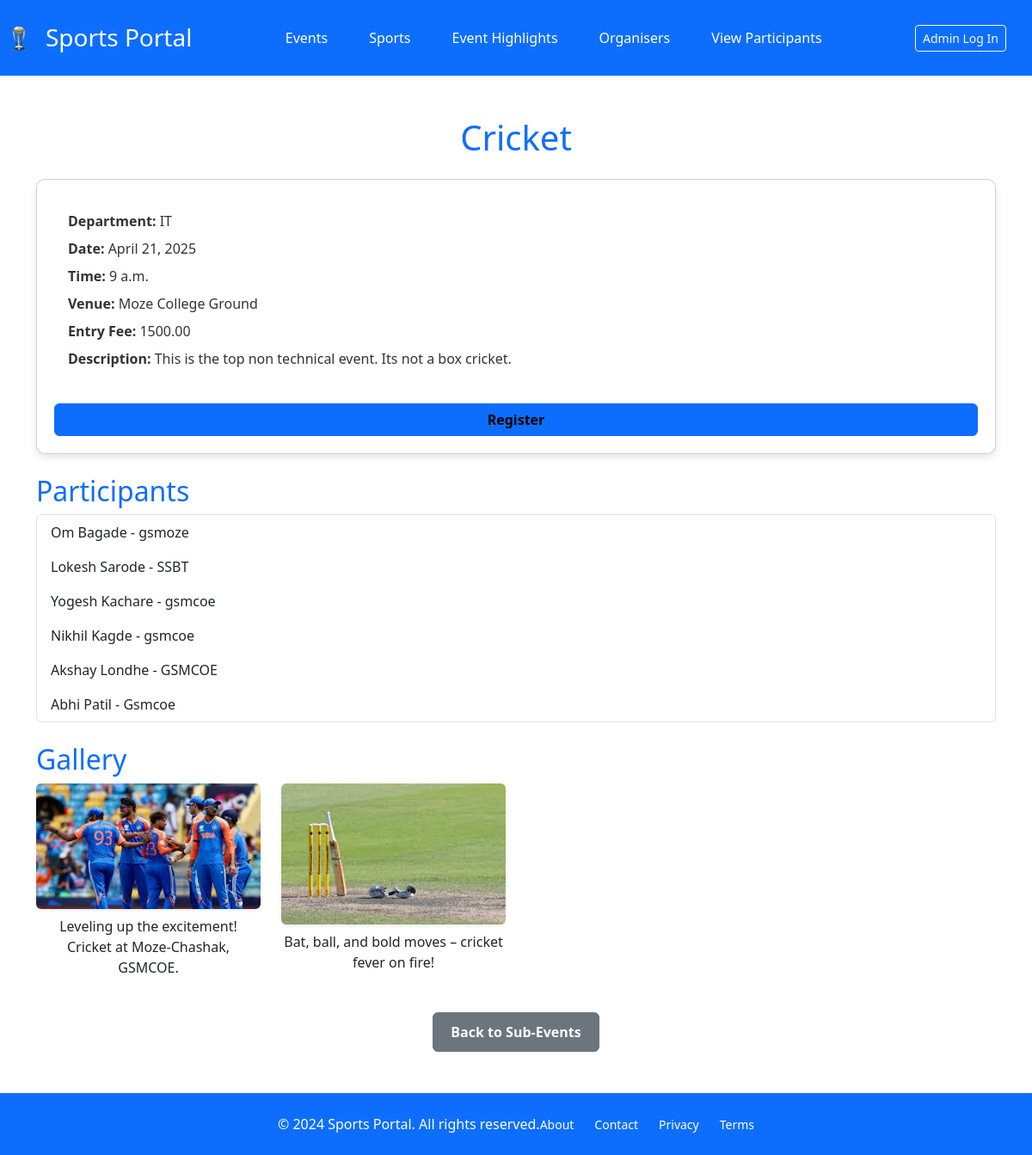
Screenshot of /events/sub-event/3/ with the database file from the repository.
### events/models.py (models this page shows, shortened)
class SubEvent(models.Model):
    main_event = models.ForeignKey(MainEvent, on_delete=models.CASCADE, related_name='sub_events')  # Linked to MainEvent
    dept = models.CharField(max_length=50, default="")
    name = models.CharField(max_length=100)  # Sub-event name (e.g., Cricket, Coding Competition)
    description = models.TextField(blank=True, null=True)  # Optional description of the sub-event
    date = models.DateField()  # Date of the sub-event
    time = models.TimeField()  # Time of the sub-event
    venue = models.CharField(max_length=200)  # Venue location
    fees = models.DecimalField(max_digits=10, decimal_places=2, default=0.00)

class Gallery(models.Model):
    sub_event = models.ForeignKey(SubEvent, on_delete=models.CASCADE, related_name='gallery')  # Linked to SubEvent
    image = models.ImageField(upload_to='event_photos/')  # Path to upload images
    caption = models.CharField(max_length=500, blank=True, null=True)  # Optional caption for the image

### registrationapp/models.py (models this page shows, shortened)
class Participant(models.Model):
    full_name = models.CharField(max_length=100)  # Name of the participant or team leader
    email = models.EmailField()  # Participant's email
    college_name = models.CharField(max_length=100)  # Name of the college
    year_of_study = models.CharField(max_length=2)
    contact_number = models.CharField(max_length=10)  # Contact number
    emergency_contact = models.CharField(max_length=10)  # Contact number
    sub_event = models.ForeignKey(SubEvent, on_delete=models.CASCADE, related_name='participants')  # Linked to SubEvent
    payment_id = models.CharField(max_length=100, blank=True, null=True)
    class Meta:
        unique_together = ('email', 'sub_event')

### events/views.py (the view)
# urls.py: path('sub-event/<int:pk>/', SubEventDetailsView.as_view(), name='sub_event_detail'),
class SubEventDetailsView(DetailView):
    model = SubEvent
    template_name = "sub_event_detail.html"
    context_object_name = "sub_event"

### templates/sub_event_detail.html (shortened to what this page needs)
{% extends "base.html" %}
{% load static %}
{% block head %}
<link rel="stylesheet" href="{% static "css/sub-event.css" %}">
{% endblock head %}
{% block body %}
<div class="container py-5">
    <h1 class="text-primary text-center mb-4">{{ sub_event.name }}</h1>
    <div class="card sub-event-card">
        <div class="card-body">
            <p class="event-detail"><strong>Department:</strong> {{ sub_event.dept }}</p>
            <p class="event-detail"><strong>Date:</strong> {{ sub_event.date }}</p>
            <p class="event-detail"><strong>Time:</strong> {{ sub_event.time }}</p>
            <p class="event-detail"><strong>Venue:</strong> {{ sub_event.venue }}</p>
            <p class="event-detail"><strong>Entry Fee:</strong> {{ sub_event.fees }}</p>
            <p class="event-detail"><strong>Description:</strong> {{ sub_event.description }}</p>
        </div>
        <p class="mt-3 mb-0 text-lg btn btn-primary">
            <a href="{% url 'participant_register' sub_event.id %}" class="text-black font-weight-bold" style="text-decoration: none">Register</a>
        </p>
    </div>
    <h2 class="text-primary mt-4">Participants</h2>
    <ul class="list-group mb-4">
        {% for participant in sub_event.participants.all %}
            <li class="list-group-item">{{ participant.full_name }} - {{ participant.college_name }}</li>
        {% empty %}
            <li class="list-group-item text-muted">No participants yet.</li>
        {% endfor %}
    </ul>
    <h2 class="text-primary">Gallery</h2>
    <div class="row">
        {% for photo in sub_event.gallery.all %}
        <div class="col-md-3">
            <div class="gallery-item">
                <img src="{{ photo.image.url }}" alt="{{ photo.caption }}" class="img-fluid rounded shadow-sm">
                <p class="text-center mt-2">{{ photo.caption }}</p>
            </div>
        </div>
        {% empty %}
        <div class="col-12">
            <p class="text-muted text-center">No images available.</p>
        </div>
        {% endfor %}
    </div>
    <div class="text-center mt-4">
        <a href="{% url 'sub_event_list' pk=sub_event.main_event.pk %}" class="btn btn-secondary">
            Back to Sub-Events
        </a>
    </div>
</div>
{% endblock %}

### static/css/base.css (style rules this page uses)
:root { --primary-color: #3F52A1; --secondary-color: #7191E6; }
body { margin: 0; padding: 0; font-family: 'Montserrat', sans-serif; color: #000; display: flex; flex-direction: column; min-height: 100vh; }

### static/css/sub-event.css (style rules this page uses)
.sub-event-card { background-color: white; border-radius: 10px; box-shadow: 0px 4px 8px rgba(0, 0, 0, 0.1); padding: 20px; }
.event-detail { font-size: 16px; color: #333; margin-bottom: 8px; }
.gallery-item img { width: 100%; height: auto; max-height: 180px; object-fit: cover; border-radius: 8px; }
.btn-secondary { background-color: #6c757d; border-color: #6c757d; font-weight: bold; padding: 10px 20px; }

### rows the page displays
SubEvent: name "Cricket", dept "IT", date "April 21, 2025", time "9 a.m.", venue "Moze College Ground", fees "1500.00", description "This is the top non technical event. Its not a box cricket."
Participant: full_name "Om Bagade", college_name "gsmoze"
Participant: full_name "Lokesh Sarode", college_name "SSBT"
Participant: full_name "Yogesh Kachare", college_name "gsmcoe"
Participant: full_name "Nikhil Kagde", college_name "gsmcoe"
Participant: full_name "Akshay Londhe", college_name "GSMCOE"
Participant: full_name "Abhi Patil", college_name "Gsmcoe"
Gallery: image (picture), caption "Leveling up the excitement! Cricket at Moze-Chashak, GSMCOE."
Gallery: image (picture), caption "Bat, ball, and bold moves – cricket fever on fire!"
